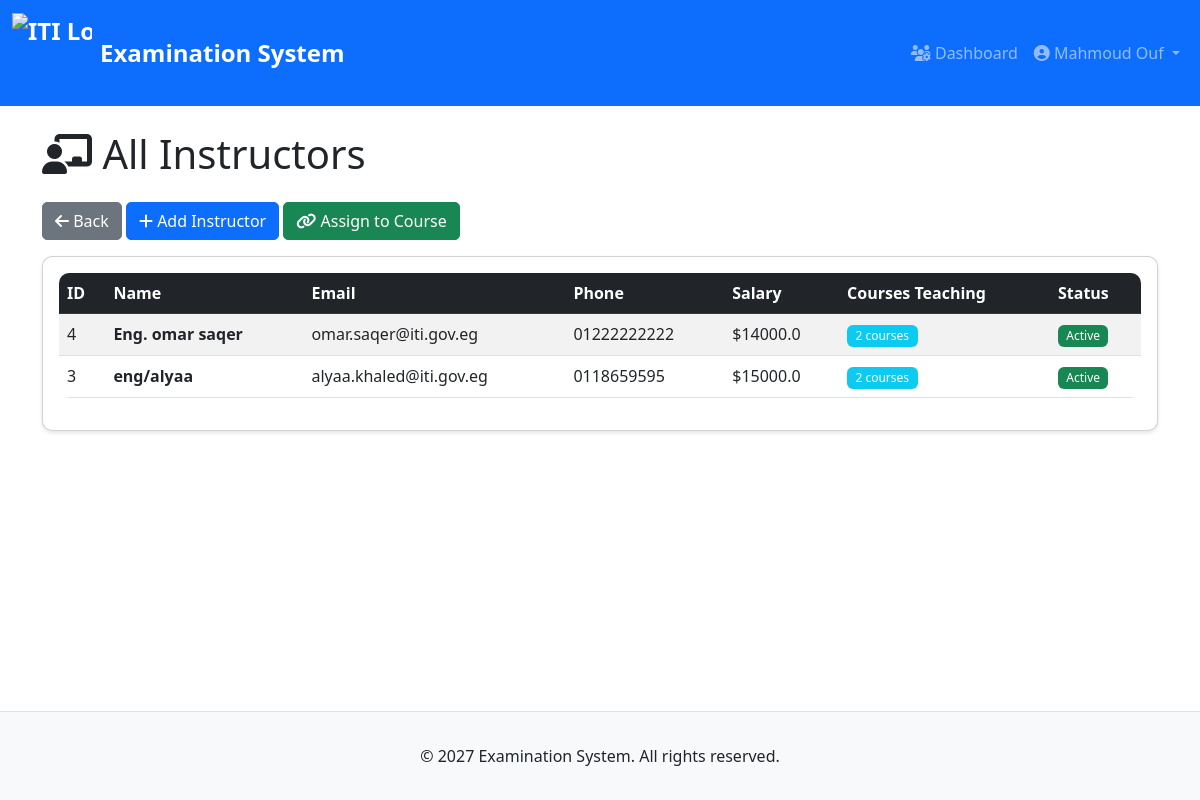
Screenshot of /manager/instructors (signed in) with the database file from the repository.
### tables this page shows
CREATE TABLE instructor (
    instructor_id INTEGER PRIMARY KEY AUTOINCREMENT,
    user_id INTEGER NOT NULL UNIQUE,
    instructor_name TEXT NOT NULL,
    instructor_email TEXT NOT NULL UNIQUE,
    instructor_phone TEXT,
    hire_date DATE,
    salary REAL,
    FOREIGN KEY (user_id) REFERENCES user(user_id)
);

### app.py (the view)
@app.route("/manager/instructors")
@login_required("manager")
def view_instructors():
    db = get_db()
    instructors = db.execute("""
        SELECT i.*, u.is_active,
        (SELECT COUNT(DISTINCT ic.course_id) FROM instructor_course ic WHERE ic.instructor_id = i.instructor_id) as course_count
        FROM instructor i
        JOIN user u ON i.user_id = u.user_id
        ORDER BY i.instructor_name
    """).fetchall()
    return render_template("view_instructors.html", instructors=instructors)

### app.py (called while the page is built)
def get_db():
    db = sqlite3.connect(DATABASE)
    db.row_factory = sqlite3.Row
    return db

@app.after_request
def after_request(response):
    response.headers["Cache-Control"] = "no-cache, no-store, must-revalidate"
    response.headers["Expires"] = 0
    response.headers["Pragma"] = "no-cache"
    return response

### helpers.py (called while the page is built)
def login_required(role=None):
    def decorator(f):
        @wraps(f)
        def decorated_function(*args, **kwargs):
            if session.get("user_id") is None:
                return redirect("/login")
            if role and session.get("role") != role:
                return redirect("/")
            return f(*args, **kwargs)
        return decorated_function
    return decorator

### templates/view_instructors.html (shortened to what this page needs)
{% extends "layout.html" %}
{% block main %}
<h1 class="mb-4"><i class="fas fa-chalkboard-teacher"></i> All Instructors</h1>
<div class="mb-3">
    <a href="/manager/dashboard" class="btn btn-secondary"><i class="fas fa-arrow-left"></i> Back</a>
    <a href="/manager/add-instructor" class="btn btn-primary"><i class="fas fa-plus"></i> Add Instructor</a>
    <a href="/manager/assign-instructor" class="btn btn-success"><i class="fas fa-link"></i> Assign to Course</a>
</div>
<div class="card"><div class="card-body">
<div class="table-responsive">
<table class="table table-striped">
<thead class="table-dark">
    <tr><th>ID</th><th>Name</th><th>Email</th><th>Phone</th><th>Salary</th><th>Courses Teaching</th><th>Status</th></tr>
</thead>
<tbody>
{% for instructor in instructors %}
<tr>
    <td>{{ instructor.instructor_id }}</td>
    <td><strong>{{ instructor.instructor_name }}</strong></td>
    <td>{{ instructor.instructor_email }}</td>
    <td>{{ instructor.instructor_phone }}</td>
    <td>${{ instructor.salary }}</td>
    <td><span class="badge bg-info">{{ instructor.course_count }} courses</span></td>
    <td>{% if instructor.is_active %}<span class="badge bg-success">Active</span>{% else %}<span class="badge bg-danger">Inactive</span>{% endif %}</td>
</tr>
{% endfor %}
</tbody>
</table>
</div>
</div></div>
{% endblock %}

### static/styles.css (style rules this page uses)
body { min-height: 100vh; display: flex; flex-direction: column; font-family: 'Segoe UI', Tahoma, Geneva, Verdana, sans-serif; }
.card { border-radius: 10px; box-shadow: 0 2px 4px rgba(0,0,0,0.1); transition: transform 0.2s; }
.btn { border-radius: 5px; transition: all 0.3s; }
.table { border-radius: 10px; overflow: hidden; }
.badge { padding: 0.4em 0.7em; font-weight: 500; }

### rows the page displays
instructor: instructor_id "4", instructor_name "Eng. omar saqer", instructor_email "omar.saqer@iti.gov.eg", instructor_phone "01222222222", salary "14000.0", course_count "2"
instructor: instructor_id "3", instructor_name "eng/alyaa", instructor_email "alyaa.khaled@iti.gov.eg", instructor_phone "0118659595", salary "15000.0", course_count "2"

### other values shown
{{ session.person_name }} "Mahmoud Ouf"
